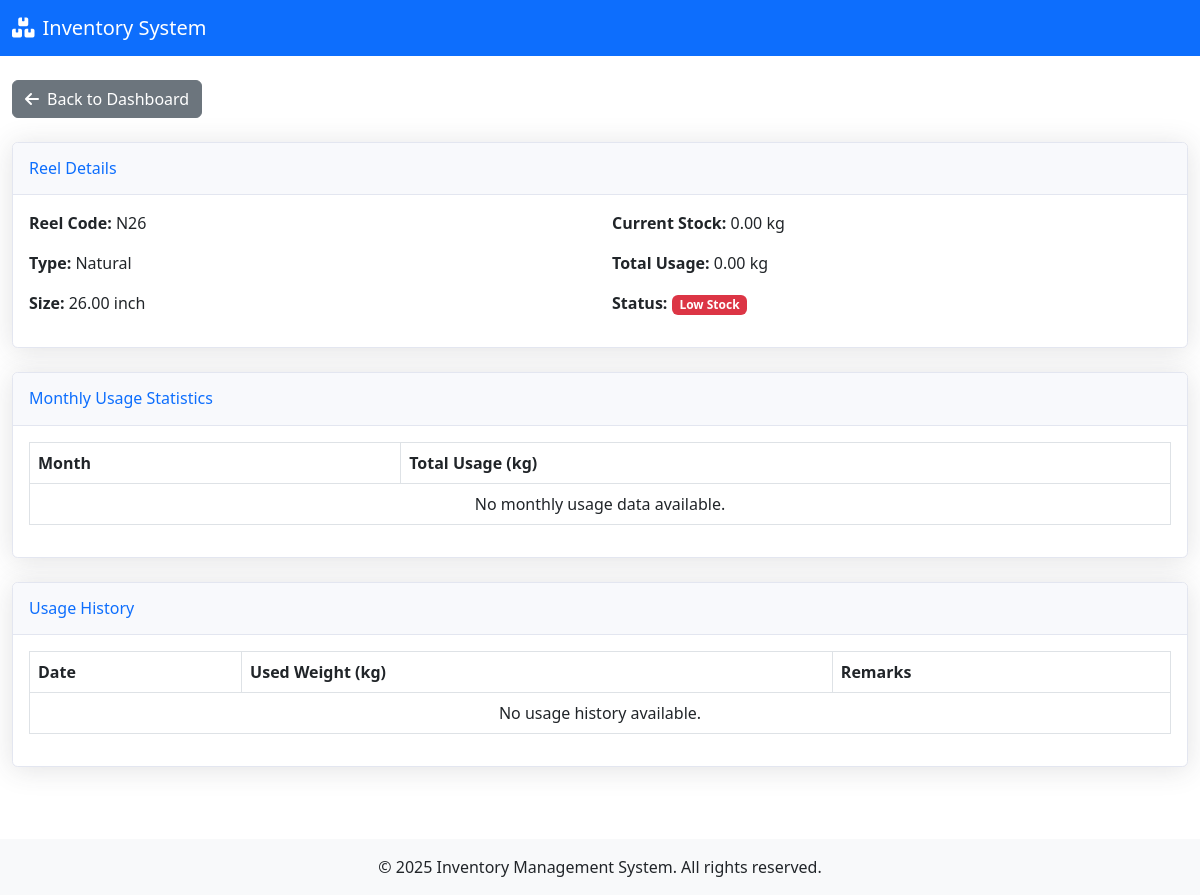
Screenshot of /reel-report/16/ with the database file from the repository.
### inventory/models.py (models this page shows, shortened)
class Reel(models.Model):
    REEL_TYPE_CHOICES = [
        ('natural', 'Natural'),
        ('golden', 'Golden'),
    ]
    reel_code = models.CharField(max_length=50, unique=True, help_text="Code for this reel")
    reel_type = models.CharField(max_length=20, choices=REEL_TYPE_CHOICES, help_text="Type of reel: Natural or Golden")
    size_inch = models.DecimalField(max_digits=5, decimal_places=2, help_text="Size in inch (e.g., 26.00 to 52.00)")
    weight_kg = models.DecimalField(max_digits=10, decimal_places=2, help_text="Weight of the reel in kg")
    current_stock = models.DecimalField(
        max_digits=10, decimal_places=2, default=Decimal("0.00"), editable=True, help_text="Current stock available in kg"
    )
    created_at = models.DateTimeField(null=True, blank=True)
    updated_at = models.DateTimeField(null=True, blank=True)
    class Meta:
        ordering = ['reel_code']  # Default ordering by reel code

### inventory/views.py (the view)
# urls.py: path('reel-report/<int:pk>/', ReelReportView.as_view(), name='reel_report'),
class ReelReportView(DetailView):
    model = Reel
    template_name = 'inventory/reel_report.html'
    context_object_name = 'reel'
    def get_context_data(self, **kwargs):
        context = super().get_context_data(**kwargs)
        reel = self.get_object()
        usage_history = DailyUsage.objects.filter(reel=reel).order_by('-usage_date')
        total_usage = DailyUsage.objects.filter(reel=reel).aggregate(Sum('used_weight'))['used_weight__sum'] or 0
        monthly_usage = DailyUsage.objects.filter(reel=reel).annotate(
            year=ExtractYear('usage_date'),
            month=ExtractMonth('usage_date')
        ).values('year', 'month').annotate(
            total_usage=Sum('used_weight')
        ).order_by('-year', '-month')
        context.update({
            'usage_history': usage_history,
            'total_usage': total_usage,
            'monthly_usage': monthly_usage,
        })
        return context

### inventory/templates/inventory/reel_report.html (shortened to what this page needs)
{% extends 'base.html' %}
{% load static %}
{% block content %}
<div class="container-fluid py-4">
    <div class="mb-4">
        <a href="{% url 'dashboard' %}" class="btn btn-secondary">
            <i class="fas fa-arrow-left me-2"></i>Back to Dashboard
        </a>
    </div>
    <div class="card shadow mb-4">
        <div class="card-header py-3">
            <h6 class="m-0 font-weight-bold text-primary">Reel Details</h6>
        </div>
        <div class="card-body">
            <div class="row">
                <div class="col-md-6">
                    <p><strong>Reel Code:</strong> {{ reel.reel_code }}</p>
                    <p><strong>Type:</strong> {{ reel.reel_type|title }}</p>
                    <p><strong>Size:</strong> {{ reel.size_inch }} inch</p>
                </div>
                <div class="col-md-6">
                    <p><strong>Current Stock:</strong> {{ reel.current_stock|floatformat:2 }} kg</p>
                    <p><strong>Total Usage:</strong> {{ total_usage|floatformat:2 }} kg</p>
                    <p><strong>Status:</strong>
                        {% if reel.current_stock <= 200 %}
                            <span class="badge bg-danger">Low Stock</span>
                        {% else %}
                            <span class="badge bg-success">In Stock</span>
                        {% endif %}
                    </p>
                </div>
            </div>
        </div>
    </div>
    <div class="card shadow mb-4">
        <div class="card-header py-3">
            <h6 class="m-0 font-weight-bold text-primary">Monthly Usage Statistics</h6>
        </div>
        <div class="card-body">
            <div class="table-responsive">
                <table class="table table-bordered">
                    <thead>
                        <tr>
                            <th>Month</th>
                            <th>Total Usage (kg)</th>
                        </tr>
                    </thead>
                    <tbody>
                        {% for usage in monthly_usage %}
                        <tr>
                            <td>{{ usage.year }}-{{ usage.month|stringformat:"02d" }}</td>
                            <td>{{ usage.total_usage|floatformat:2 }}</td>
                        </tr>
                        {% empty %}
                        <tr>
                            <td colspan="2" class="text-center">No monthly usage data available.</td>
                        </tr>
                        {% endfor %}
                    </tbody>
                </table>
            </div>
        </div>
    </div>
    <div class="card shadow mb-4">
        <div class="card-header py-3">
            <h6 class="m-0 font-weight-bold text-primary">Usage History</h6>
        </div>
        <div class="card-body">
            <div class="table-responsive">
                <table class="table table-bordered">
                    <thead>
                        <tr>
                            <th>Date</th>
                            <th>Used Weight (kg)</th>
                            <th>Remarks</th>
                        </tr>
                    </thead>
                    <tbody>
                        {% for usage in usage_history %}
                        <tr>
                            <td>{{ usage.usage_date }}</td>
                            <td>{{ usage.used_weight|floatformat:2 }}</td>
                            <td>{{ usage.remarks|default:"-" }}</td>
                        </tr>
                        {% empty %}
                        <tr>
                            <td colspan="3" class="text-center">No usage history available.</td>
                        </tr>
                        {% endfor %}
                    </tbody>
                </table>
            </div>
        </div>
    </div>
</div>
{% endblock %}

### inventory/templates/base.html (style rules this page uses)
.card { position: relative; display: flex; flex-direction: column; min-width: 0; word-wrap: break-word; background-color: #fff; background-clip: border-box; border: 1px solid #e3e6f0; border-radius: 0.35rem; }
.card-header { background-color: #f8f9fc; border-bottom: 1px solid #e3e6f0; }
.shadow { box-shadow: 0 0.15rem 1.75rem 0 rgba(58, 59, 69, 0.15) !important; }

### rows the page displays
Reel: reel_code "N26", reel_type "Natural", size_inch "26.00", current_stock "0.00"

### other values shown
{{ total_usage|floatformat:2 }} "0.00"
